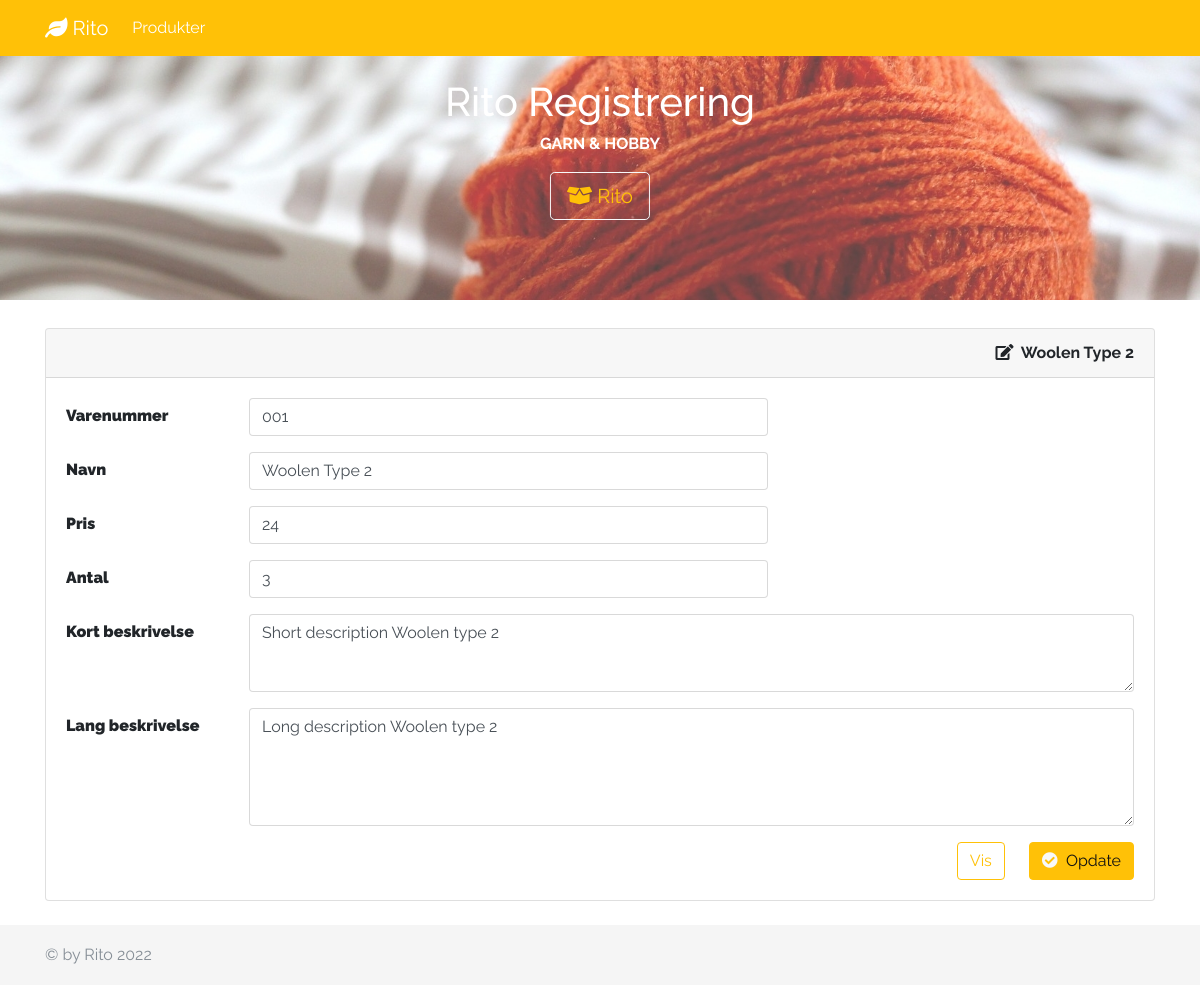
The page /edit.php?id=1 on the database its author committed.
### tables this page shows
CREATE TABLE `products` (
  `id` int(10) NOT NULL,
  `barcode` varchar(100) NOT NULL,
  `name` varchar(100) NOT NULL,
  `price` float NOT NULL,
  `qty` int(10) NOT NULL DEFAULT '0',
  `image` varchar(1024) DEFAULT NULL,
  `short_descript` text,
  `long_descript` text

);

### languages/den.php (called while the page is built)
<?php
$lang = array(
    'meta_title' => 'Rito i PHP and PDO',
    'meta_description' => 'Rito varer registrering',
    'meta_keywords' => 'Multi-Lingual,Blog,PHP,MySQLi',
    'author' => 'Sang',
    'english' => 'Engelsk',
    'danish' => 'Dansk',
    'logo' => 'Rito',
    'id' => 'ID',
    'Product details' => 'Produkt detaljer',
    'products' => 'Produkter',
    'product name' => 'Produkt navn',
    'product Data' => 'Produkt Data',
    'price' => 'Pris',
    'qty' => 'Antal',
    'image' => 'Billede',
    'view' => 'Vis',
    'update' => 'Opdate',
    'save' => 'Gem',
    'back' => 'Tilbage',
    '© by Rito' => '© by Rito',
    'add' => 'TIlføj Ny',
    'add new product' => 'Tilføj Ny Produkt',
    'edit' => 'redigere',
    'delete' => 'Slet',
    'cancel' => 'Annullere',
    'delete_text' => 'Er du sikker på, at du vil slette',
    'title' => 'Overskrift',
    'name' => 'Navn',
    'item_number' => 'Varenummer',
    'short_description' => 'Kort beskrivelse',
    'long_description' => 'Lang beskrivelse',
    'actions' => 'Handlinger',
    'rito' => 'Rito',
    'rito Registration' => 'Rito Registrering',
    'GARN & HOBBY' => 'GARN & HOBBY',
    'add_success' => 'Varen er blevet tilføjet',
    'add_fail' => 'Mislykket',
    'edit_success' => 'Opdateringen er gennemført',
    'edit_fail' => 'Opdateringen er mislykket',
    'delete_success' => 'Slettelsen er gennemført',
    'delete_fail' => 'Mislykket',
    'search_text' => 'Søg',
    'short_descript_text' => 'Angiv en kort beskrivelse',
    'long_descript_text' => 'Angiv en lang beskrivelse',
    'enter_item_number' => 'Angiv varenummer',
    'enter_product_name' => 'Intast produktnavn',
    'enter_product_price' => 'Angiv pris',
    'enter_product_qty' => 'Angiv antal',
    'image URL' => 'Billede URL'
);

### edit.php (the view, shortened to what this page needs)
<?php
require("inc/db.php");
$id = $_GET['id'] ? intval($_GET['id']) : 0;
try {
    $sql = "SELECT * FROM products WHERE id =  :id LIMIT 1";
    $stmt = $conn->prepare($sql);
    $stmt->bindParam(":id", $id, PDO::PARAM_INT);
    $stmt->execute();
} catch (Exception $e) {
    echo "Error" . $e->getMessage();
    exit();
}
$product = $stmt->fetch();
?>
<?php include("inc/header.php") ?>
<div class="container mt-2">
    <div class="card">
        <div class="card-header">
            <span class="float-right"><strong><i class="fa fa-edit pr-1"></i> <?= $product['name'] ?></strong></span>
        </div>
        <div class="card-body">
            <form action="update.php" method="post">
                <div class="mb-3 row">
                    <label for="barcode" class="col-sm-2 col-form-label"> <strong><?php echo $lang['item_number'] ?> </strong></label>
                    <div class="col-sm-6">
                        <input type="text" class="form-control" id="barcode" name="barcode" placeholder="Barcode" required value="<?= $product['barcode'] ?>">
                    </div>
                </div>
                <div class="mb-3 row">
                    <label for="name" class="col-sm-2 col-form-label"> <strong><?php echo $lang['name'] ?></strong></label>
                    <div class="col-sm-6">
                        <input type="text" class="form-control" id="name" name="name" placeholder="Name" required value="<?= $product['name'] ?>">
                    </div>
                </div>
                <div class="mb-3 row">
                    <label for="price" class="col-sm-2 col-form-label"><strong><?php echo $lang['price'] ?></strong></label>
                    <div class="col-sm-6">
                        <input type="number" class="form-control" id="price" name="price" placeholder="Price" required value="<?= $product['price'] ?>">
                    </div>
                </div>
                <div class="mb-3 row">
                    <label for="qty" class="col-sm-2 col-form-label"> <strong><?php echo $lang['qty'] ?></strong></label>
                    <div class="col-sm-6">
                        <input type="number" class="form-control" name="qty" id="qty" placeholder="Qty" required value="<?= $product['qty'] ?>">
                    </div>
                </div>
                <div class="mb-3 row">
                    <label for="short_descript" class="col-sm-2 col-form-label"> <strong><?php echo $lang['short_description'] ?></strong></label>
                    <div class="col">
                        <textarea name="short_descript" id="" rows="3" class="form-control" placeholder="Description"><?= $product['short_descript'] ?></textarea>
                    </div>
                </div>
                <div class="mb-3 row">
                    <label for="long_descript" class="col-sm-2 col-form-label"> <strong><?php echo $lang['long_description'] ?> </strong></label>
                    <div class="col">
                        <textarea name="long_descript" id="" rows="5" class="form-control" placeholder="Description"><?= $product['long_descript'] ?></textarea>
                    </div>
                </div>
                <button type="submit" class="btn btn-warning float-right" data-bs-toggle="tooltip" data-bs-placement="bottom" title="Update item"><i class="fa fa-check-circle pr-1 text-light"></i> <?php echo $lang['update'] ?></button>
                <a href="index.php" class="btn btn-outline-warning float-right mr-4" data-bs-toggle="tooltip" data-bs-placement="bottom" title="View items"> <?php echo $lang['view'] ?> </a>
            </form>
        </div>
    </div>
    <br>
</div>
<?php include("inc/footer.php") ?>

### css/style.css (style rules this page uses)
html { position: relative; min-height: 100%; }
body { margin-bottom: 60px; font-family: 'Raleway', sans-serif; }
body > .container { padding: 20px 15px 0; }
label { font-weight: bolder; }

### rows shown on the page
products: name "Woolen Type 2", barcode "001", price "24", qty "3", short_descript "Short description Woolen type 2", long_descript "Long description Woolen type 2"

### other values the page prints
$lang['rito'] "Rito"
$lang['products'] "Produkter"
$lang['rito Registration'] "Rito Registrering"
$lang['GARN & HOBBY'] "GARN & HOBBY"
$lang['item_number'] "Varenummer"
$lang['name'] "Navn"
$lang['price'] "Pris"
$lang['qty'] "Antal"
$lang['short_description'] "Kort beskrivelse"
$lang['long_description'] "Lang beskrivelse"
$lang['update'] "Opdate"
$lang['view'] "Vis"
$lang['© by Rito'] "© by Rito"
